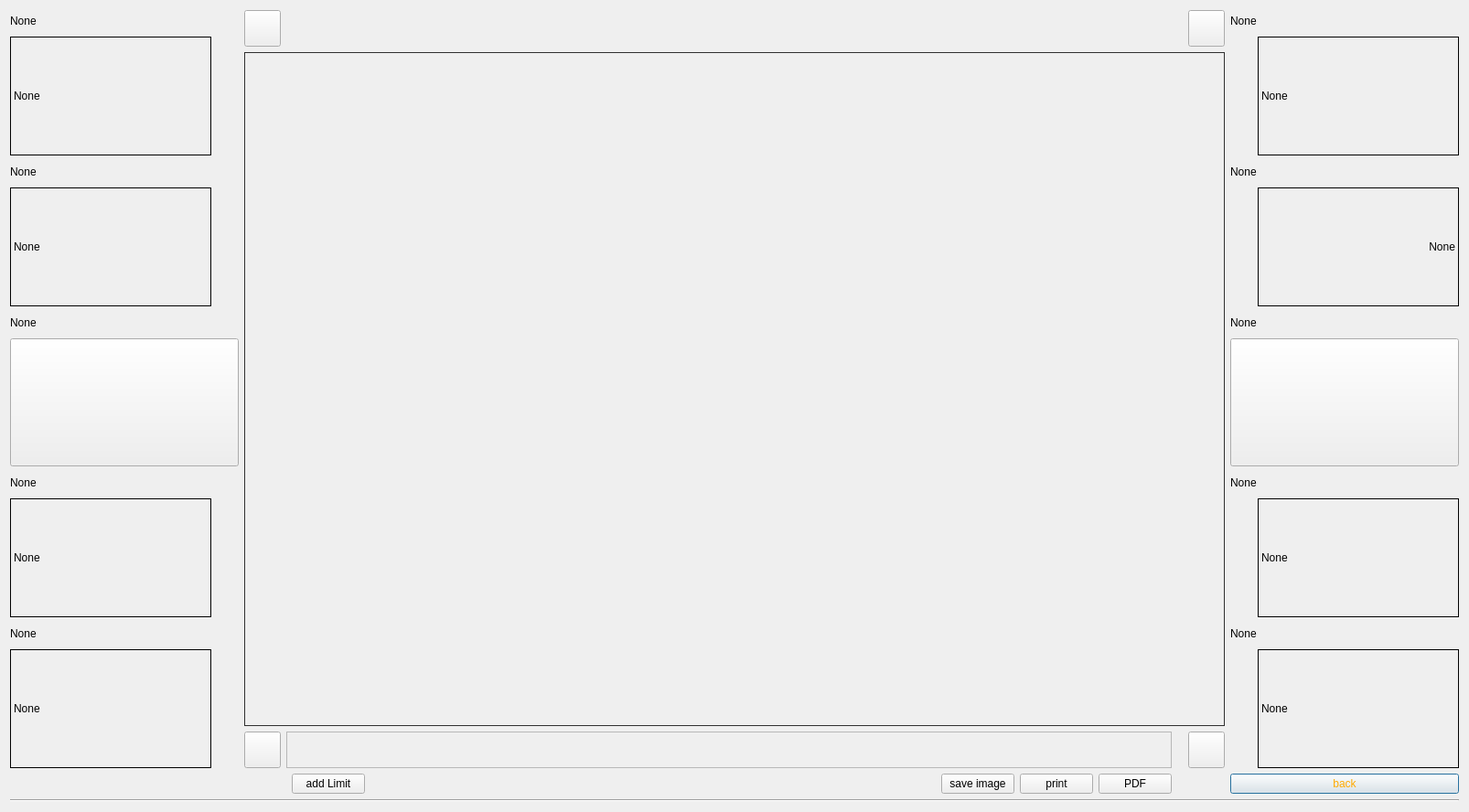
<?xml version="1.0" encoding="UTF-8"?>
<ui version="4.0">
 <class>Dialog</class>
 <widget class="QDialog" name="Dialog">
  <property name="geometry">
   <rect>
    <x>0</x>
    <y>0</y>
    <width>1606</width>
    <height>888</height>
   </rect>
  </property>
  <property name="windowTitle">
   <string>TMV3 Viewer</string>
  </property>
  <layout class="QGridLayout" name="gridLayout">
   <item row="3" column="7">
    <widget class="QPushButton" name="BtnExit">
     <property name="styleSheet">
      <string notr="true">color:rgb(255, 170, 0);
font: 12pt &quot;MS Shell Dlg 2&quot;;</string>
     </property>
     <property name="text">
      <string>back</string>
     </property>
    </widget>
   </item>
   <item row="1" column="1" colspan="6">
    <widget class="QFrame" name="frame">
     <property name="sizePolicy">
      <sizepolicy hsizetype="Expanding" vsizetype="Expanding">
       <horstretch>0</horstretch>
       <verstretch>0</verstretch>
      </sizepolicy>
     </property>
     <property name="autoFillBackground">
      <bool>false</bool>
     </property>
     <property name="styleSheet">
      <string notr="true">border: 1px solid #303030;</string>
     </property>
     <property name="frameShape">
      <enum>QFrame::Box</enum>
     </property>
     <property name="frameShadow">
      <enum>QFrame::Raised</enum>
     </property>
     <zorder>mpl</zorder>
    </widget>
   </item>
   <item row="0" column="6">
    <widget class="QPushButton" name="Btn21">
     <property name="minimumSize">
      <size>
       <width>40</width>
       <height>40</height>
      </size>
     </property>
     <property name="maximumSize">
      <size>
       <width>40</width>
       <height>40</height>
      </size>
     </property>
     <property name="icon">
      <iconset>
       <normaloff>../Templates/Oxygen-Icons.org-Oxygen-Actions-go-up.ico</normaloff>../Templates/Oxygen-Icons.org-Oxygen-Actions-go-up.ico</iconset>
     </property>
     <property name="iconSize">
      <size>
       <width>32</width>
       <height>32</height>
      </size>
     </property>
    </widget>
   </item>
   <item row="0" column="7" rowspan="3">
    <layout class="QVBoxLayout" name="verticalLayout_2">
     <item>
      <widget class="QLabel" name="label21">
       <property name="text">
        <string>None</string>
       </property>
      </widget>
     </item>
     <item alignment="Qt::AlignRight">
      <widget class="QLabel" name="label22V">
       <property name="minimumSize">
        <size>
         <width>220</width>
         <height>130</height>
        </size>
       </property>
       <property name="maximumSize">
        <size>
         <width>220</width>
         <height>130</height>
        </size>
       </property>
       <property name="frameShape">
        <enum>QFrame::Box</enum>
       </property>
       <property name="text">
        <string>None</string>
       </property>
      </widget>
     </item>
     <item>
      <widget class="QLabel" name="label22">
       <property name="text">
        <string>None</string>
       </property>
      </widget>
     </item>
     <item alignment="Qt::AlignRight|Qt::AlignVCenter">
      <widget class="QLabel" name="label21V">
       <property name="minimumSize">
        <size>
         <width>220</width>
         <height>130</height>
        </size>
       </property>
       <property name="maximumSize">
        <size>
         <width>220</width>
         <height>130</height>
        </size>
       </property>
       <property name="frameShape">
        <enum>QFrame::Box</enum>
       </property>
       <property name="text">
        <string>None</string>
       </property>
       <property name="alignment">
        <set>Qt::AlignRight|Qt::AlignTrailing|Qt::AlignVCenter</set>
       </property>
      </widget>
     </item>
     <item>
      <widget class="QLabel" name="label23">
       <property name="text">
        <string>None</string>
       </property>
      </widget>
     </item>
     <item>
      <widget class="QPushButton" name="BtnV2">
       <property name="minimumSize">
        <size>
         <width>250</width>
         <height>140</height>
        </size>
       </property>
       <property name="maximumSize">
        <size>
         <width>250</width>
         <height>140</height>
        </size>
       </property>
       <property name="iconSize">
        <size>
         <width>240</width>
         <height>140</height>
        </size>
       </property>
      </widget>
     </item>
     <item>
      <widget class="QLabel" name="label24">
       <property name="text">
        <string>None</string>
       </property>
      </widget>
     </item>
     <item alignment="Qt::AlignRight">
      <widget class="QLabel" name="label24V">
       <property name="minimumSize">
        <size>
         <width>220</width>
         <height>130</height>
        </size>
       </property>
       <property name="maximumSize">
        <size>
         <width>220</width>
         <height>130</height>
        </size>
       </property>
       <property name="frameShape">
        <enum>QFrame::Box</enum>
       </property>
       <property name="text">
        <string>None</string>
       </property>
      </widget>
     </item>
     <item>
      <widget class="QLabel" name="label25">
       <property name="text">
        <string>None</string>
       </property>
      </widget>
     </item>
     <item alignment="Qt::AlignRight">
      <widget class="QLabel" name="label25V">
       <property name="minimumSize">
        <size>
         <width>220</width>
         <height>130</height>
        </size>
       </property>
       <property name="maximumSize">
        <size>
         <width>220</width>
         <height>130</height>
        </size>
       </property>
       <property name="frameShape">
        <enum>QFrame::Box</enum>
       </property>
       <property name="text">
        <string>None</string>
       </property>
      </widget>
     </item>
    </layout>
   </item>
   <item row="0" column="0" rowspan="3">
    <layout class="QVBoxLayout" name="verticalLayout">
     <item>
      <widget class="QLabel" name="label11">
       <property name="text">
        <string>None</string>
       </property>
      </widget>
     </item>
     <item>
      <widget class="QLabel" name="label11V">
       <property name="minimumSize">
        <size>
         <width>220</width>
         <height>130</height>
        </size>
       </property>
       <property name="maximumSize">
        <size>
         <width>220</width>
         <height>130</height>
        </size>
       </property>
       <property name="frameShape">
        <enum>QFrame::Box</enum>
       </property>
       <property name="text">
        <string>None</string>
       </property>
      </widget>
     </item>
     <item>
      <widget class="QLabel" name="label12">
       <property name="text">
        <string>None</string>
       </property>
      </widget>
     </item>
     <item>
      <widget class="QLabel" name="label12V">
       <property name="minimumSize">
        <size>
         <width>220</width>
         <height>130</height>
        </size>
       </property>
       <property name="maximumSize">
        <size>
         <width>220</width>
         <height>130</height>
        </size>
       </property>
       <property name="frameShape">
        <enum>QFrame::Box</enum>
       </property>
       <property name="text">
        <string>None</string>
       </property>
      </widget>
     </item>
     <item>
      <widget class="QLabel" name="label13">
       <property name="text">
        <string>None</string>
       </property>
      </widget>
     </item>
     <item>
      <widget class="QPushButton" name="BtnV1">
       <property name="minimumSize">
        <size>
         <width>250</width>
         <height>140</height>
        </size>
       </property>
       <property name="maximumSize">
        <size>
         <width>250</width>
         <height>140</height>
        </size>
       </property>
       <property name="iconSize">
        <size>
         <width>240</width>
         <height>140</height>
        </size>
       </property>
      </widget>
     </item>
     <item>
      <widget class="QLabel" name="label14">
       <property name="text">
        <string>None</string>
       </property>
      </widget>
     </item>
     <item>
      <widget class="QLabel" name="label14V">
       <property name="minimumSize">
        <size>
         <width>220</width>
         <height>130</height>
        </size>
       </property>
       <property name="maximumSize">
        <size>
         <width>220</width>
         <height>130</height>
        </size>
       </property>
       <property name="frameShape">
        <enum>QFrame::Box</enum>
       </property>
       <property name="text">
        <string>None</string>
       </property>
      </widget>
     </item>
     <item>
      <widget class="QLabel" name="label15">
       <property name="text">
        <string>None</string>
       </property>
      </widget>
     </item>
     <item>
      <widget class="QLabel" name="label15V">
       <property name="minimumSize">
        <size>
         <width>220</width>
         <height>130</height>
        </size>
       </property>
       <property name="maximumSize">
        <size>
         <width>220</width>
         <height>130</height>
        </size>
       </property>
       <property name="frameShape">
        <enum>QFrame::Box</enum>
       </property>
       <property name="text">
        <string>None</string>
       </property>
      </widget>
     </item>
    </layout>
   </item>
   <item row="2" column="6">
    <widget class="QPushButton" name="Btn22">
     <property name="minimumSize">
      <size>
       <width>40</width>
       <height>40</height>
      </size>
     </property>
     <property name="maximumSize">
      <size>
       <width>40</width>
       <height>40</height>
      </size>
     </property>
     <property name="icon">
      <iconset>
       <normaloff>../Templates/Oxygen-Icons.org-Oxygen-Actions-go-down.ico</normaloff>../Templates/Oxygen-Icons.org-Oxygen-Actions-go-down.ico</iconset>
     </property>
     <property name="iconSize">
      <size>
       <width>32</width>
       <height>32</height>
      </size>
     </property>
    </widget>
   </item>
   <item row="3" column="3">
    <layout class="QHBoxLayout" name="horizontalLayout">
     <item>
      <widget class="QPushButton" name="BtnAddLimit">
       <property name="text">
        <string>add Limit</string>
       </property>
      </widget>
     </item>
     <item>
      <spacer name="horizontalSpacer">
       <property name="orientation">
        <enum>Qt::Horizontal</enum>
       </property>
       <property name="sizeHint" stdset="0">
        <size>
         <width>40</width>
         <height>20</height>
        </size>
       </property>
      </spacer>
     </item>
     <item>
      <widget class="QPushButton" name="BtnSave">
       <property name="text">
        <string>save image</string>
       </property>
      </widget>
     </item>
     <item>
      <widget class="QPushButton" name="BtnPrint">
       <property name="text">
        <string>print</string>
       </property>
      </widget>
     </item>
     <item>
      <widget class="QPushButton" name="BtnPDF">
       <property name="text">
        <string>PDF</string>
       </property>
      </widget>
     </item>
    </layout>
   </item>
   <item row="2" column="1" alignment="Qt::AlignBottom">
    <widget class="QPushButton" name="Btn12">
     <property name="minimumSize">
      <size>
       <width>40</width>
       <height>40</height>
      </size>
     </property>
     <property name="maximumSize">
      <size>
       <width>40</width>
       <height>40</height>
      </size>
     </property>
     <property name="icon">
      <iconset>
       <normaloff>../Templates/Oxygen-Icons.org-Oxygen-Actions-go-down.ico</normaloff>../Templates/Oxygen-Icons.org-Oxygen-Actions-go-down.ico</iconset>
     </property>
     <property name="iconSize">
      <size>
       <width>32</width>
       <height>32</height>
      </size>
     </property>
    </widget>
   </item>
   <item row="4" column="0" colspan="8">
    <widget class="Line" name="line">
     <property name="orientation">
      <enum>Qt::Horizontal</enum>
     </property>
    </widget>
   </item>
   <item row="0" column="1" alignment="Qt::AlignTop">
    <widget class="QPushButton" name="Btn11">
     <property name="minimumSize">
      <size>
       <width>40</width>
       <height>40</height>
      </size>
     </property>
     <property name="maximumSize">
      <size>
       <width>40</width>
       <height>40</height>
      </size>
     </property>
     <property name="icon">
      <iconset>
       <normaloff>../Templates/Oxygen-Icons.org-Oxygen-Actions-go-up.ico</normaloff>../Templates/Oxygen-Icons.org-Oxygen-Actions-go-up.ico</iconset>
     </property>
     <property name="iconSize">
      <size>
       <width>32</width>
       <height>32</height>
      </size>
     </property>
    </widget>
   </item>
   <item row="2" column="2" colspan="2">
    <widget class="QFrame" name="mpl">
     <property name="frameShape">
      <enum>QFrame::StyledPanel</enum>
     </property>
     <property name="frameShadow">
      <enum>QFrame::Raised</enum>
     </property>
    </widget>
   </item>
  </layout>
 </widget>
 <resources/>
 <connections/>
</ui>
